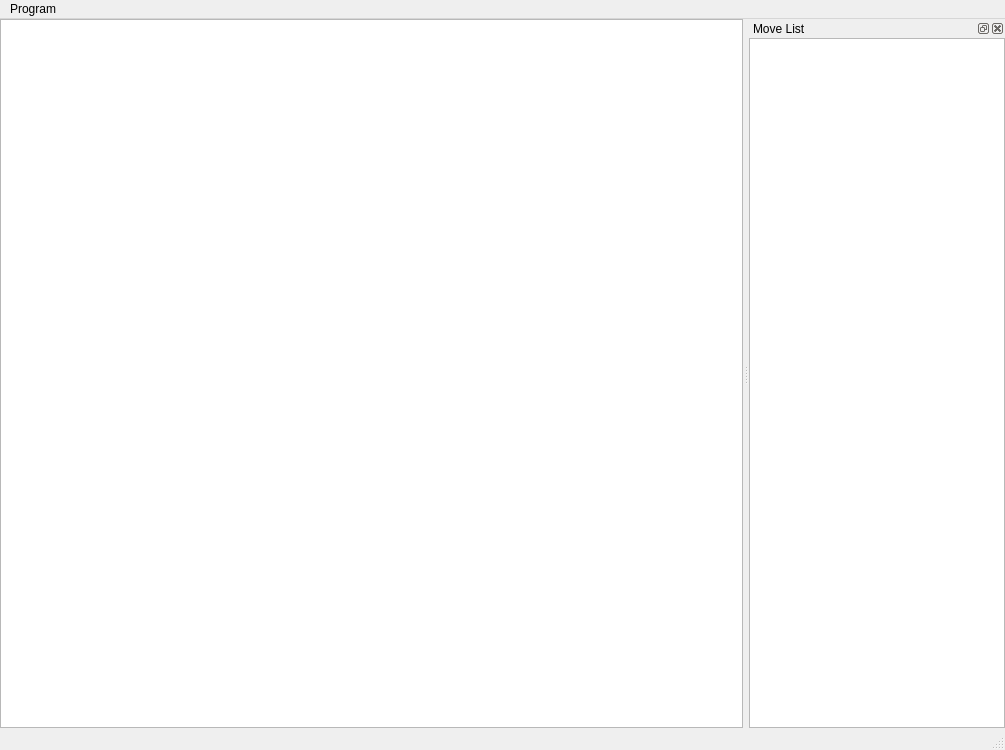
<?xml version="1.0" encoding="UTF-8"?>
<ui version="4.0">
 <class>MainWindow</class>
 <widget class="QMainWindow" name="MainWindow">
  <property name="geometry">
   <rect>
    <x>0</x>
    <y>0</y>
    <width>1005</width>
    <height>750</height>
   </rect>
  </property>
  <property name="windowTitle">
   <string>AMOLA Gui</string>
  </property>
  <widget class="QWidget" name="centralwidget">
   <layout class="QVBoxLayout" name="verticalLayout_2">
    <property name="spacing">
     <number>0</number>
    </property>
    <property name="leftMargin">
     <number>0</number>
    </property>
    <property name="topMargin">
     <number>0</number>
    </property>
    <property name="rightMargin">
     <number>0</number>
    </property>
    <property name="bottomMargin">
     <number>0</number>
    </property>
    <item>
     <widget class="BoardView" name="cBoardView"/>
    </item>
   </layout>
  </widget>
  <widget class="QMenuBar" name="menubar">
   <property name="geometry">
    <rect>
     <x>0</x>
     <y>0</y>
     <width>1005</width>
     <height>33</height>
    </rect>
   </property>
   <widget class="QMenu" name="menuProgram">
    <property name="title">
     <string>Program</string>
    </property>
    <addaction name="actionExit"/>
   </widget>
   <addaction name="menuProgram"/>
  </widget>
  <widget class="QStatusBar" name="statusbar"/>
  <widget class="QDockWidget" name="cMoveDocker">
   <property name="windowTitle">
    <string>Move List</string>
   </property>
   <property name="dockLocation">
    <enum>Qt::DockWidgetArea::RightDockWidgetArea</enum>
   </property>
   <attribute name="dockWidgetArea">
    <number>2</number>
   </attribute>
   <widget class="QWidget" name="dockWidgetContents">
    <layout class="QVBoxLayout" name="verticalLayout">
     <property name="spacing">
      <number>0</number>
     </property>
     <property name="leftMargin">
      <number>0</number>
     </property>
     <property name="topMargin">
      <number>0</number>
     </property>
     <property name="rightMargin">
      <number>0</number>
     </property>
     <property name="bottomMargin">
      <number>0</number>
     </property>
     <item>
      <widget class="QTableView" name="cMoveView"/>
     </item>
    </layout>
   </widget>
  </widget>
  <action name="actionExit">
   <property name="text">
    <string>Exit</string>
   </property>
  </action>
 </widget>
 <customwidgets>
  <customwidget>
   <class>BoardView</class>
   <extends>QGraphicsView</extends>
   <header>view/boardview.h</header>
  </customwidget>
 </customwidgets>
 <resources/>
 <connections/>
</ui>
